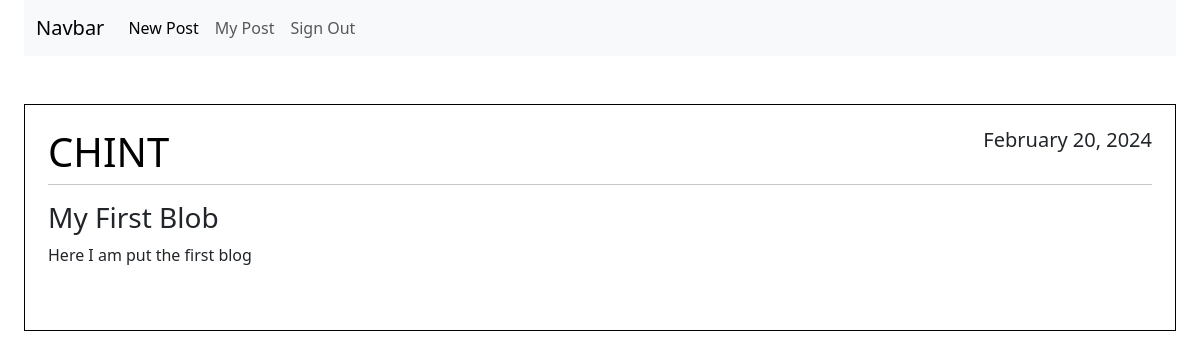
Screenshot of /myPost/ (signed in) with the database file from the repository.
### blog/models.py (models this page shows, shortened)
class Posts(models.Model):
    title=models.CharField(max_length=100)
    content=models.TextField()
    date_posted=models.DateTimeField(default=timezone.now)
    author=models.ForeignKey(User,on_delete=models.CASCADE)

### blog/views.py (the view)
# urls.py: path('myPost/',views.myPost),
def myPost(request):
    context={'posts':Posts.objects.filter(author=request.user)}
    return render(request,'Blogs/myPost.html',context)

### blog/templates/Blogs/myPost.html (shortened to what this page needs)
{% extends 'Blogs/base.html'%} {% block content%} {% load static %}
<div class="container custom-container">
  <nav class="navbar navbar-expand-lg bg-body-tertiary">
    <div class="container-fluid">
      <a class="navbar-brand" href="/home">Navbar</a>
      <div class="collapse navbar-collapse" id="navbarSupportedContent">
        <ul class="navbar-nav me-auto mb-2 mb-lg-0">
          <li class="nav-item">
            <a class="nav-link active" aria-current="page" href="/new"
              >New Post</a
            >
          </li>
          <li class="nav-item">
            <a class="nav-link" href="/myPost">My Post</a>
          </li>
          <li class="nav-item">
            <a class="nav-link" href="/signout">Sign Out</a>
          </li>
        </ul>
      </div>
    </div>
  </nav>
  {%csrf_token%} {% for post in posts%}
  <article class="media content-section mt-5">
    <div
      class="media-body"
      style="border: 1px solid black; padding: 23px; margin-bottom: 10px"
    >
      <div class="article-metadata">
        <h1
          class="text-uppercase"
          style="text-align: left; float: left; color: #000000"
        >
          {{post.author}}
        </h1>
        <h5 style="text-align: right; float: right">
          {{post.date_posted |date:"F d, Y"}}
        </h5>
        <hr style="clear: both" />
      </div>
      <h3>{{post.title}}</h3>
      <p class="article-content">{{post.content}}</p>
      <br />
    </div>
  </article>
  {% endfor %}
</div>
{%endblock%}

### blog/templates/Blogs/base.html (style rules this page uses)
.custom-container { max-width: 1450px; }

### rows the page displays
Posts: author "CHINT", date_posted "February 20, 2024", title "My First Blob", content "Here I am put the first blog"
